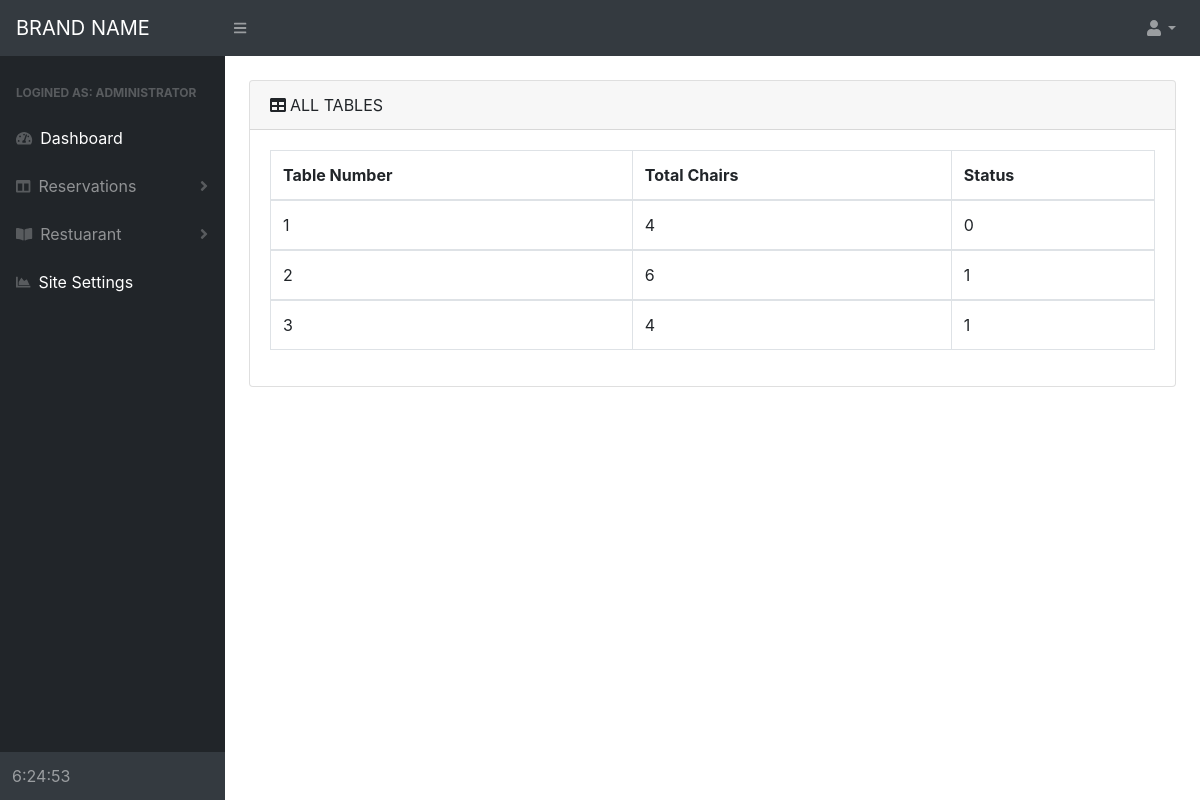
Screenshot of /Admin/all_tables.php with the database file from the repository.
### tables this page shows
CREATE TABLE `tbl_hotspot_coods` (
  `CoodID` int(11) NOT NULL,
  `seat_map_id` int(11) NOT NULL,
  `x1` int(11) NOT NULL,
  `y1` int(11) NOT NULL,
  `x2` int(11) NOT NULL,
  `y2` int(11) NOT NULL,
  `x3` int(11) NOT NULL,
  `y3` int(11) NOT NULL,
  `x4` int(11) NOT NULL,
  `y4` int(11) NOT NULL,
  `Total_chairs` int(11) NOT NULL,
  `Status` tinyint(1) NOT NULL
);

### Admin/all_tables.php (the view, shortened to what this page needs)
<?php
require 'Includes/connect.php';
$query      = "SELECT * FROM tbl_hotspot_coods  ";
$execQuery  = mysqli_query($con,$query);
?>
<!DOCTYPE html>
<html lang="en">
    <head>
        <link href="css/styles.css" rel="stylesheet" />
        <link href="https://cdn.datatables.net/1.10.20/css/dataTables.bootstrap4.min.css" rel="stylesheet" />
    </head>
    <body class="sb-nav-fixed"onload="startTime()">
        <nav class="sb-topnav navbar navbar-expand navbar-dark bg-dark">
            <a class="navbar-brand" href="index.php">BRAND NAME</a><button class="btn btn-link btn-sm order-1 order-lg-0" id="sidebarToggle" href="#"><i class="fas fa-bars"></i></button
            >
            <ul class="navbar-nav ml-auto ml-md-0">
                <li class="nav-item dropdown">
                    <a class="nav-link dropdown-toggle" id="userDropdown" href="#" role="button" data-toggle="dropdown" aria-haspopup="true" aria-expanded="false"><i class="fas fa-user fa-fw"></i></a>
                </li>
            </ul>
        </nav>
        <div id="layoutSidenav">
            <div id="layoutSidenav_nav">
                <nav class="sb-sidenav accordion sb-sidenav-dark" id="sidenavAccordion">
                    <div class="sb-sidenav-menu">
                        <div class="nav">
                            <div class="sb-sidenav-menu-heading">Logined As: Administrator</div>
                            <a class="nav-link text-white" href="index.php"><div class="sb-nav-link-icon"><i class="fas fa-tachometer-alt"></i></div> Dashboard</a >
                            <a class="nav-link collapsed" href="#" data-toggle="collapse" data-target="#collapseLayouts" aria-expanded="false" aria-controls="collapseLayouts" ><div class="sb-nav-link-icon"><i class="fas fa-columns"></i></div>
                            Reservations<div class="sb-sidenav-collapse-arrow"><i class="fas fa-angle-down"></i></div></a>
                            <a class="nav-link collapsed" href="#" data-toggle="collapse" data-target="#collapsePages" aria-expanded="false" aria-controls="collapsePages"
                                ><div class="sb-nav-link-icon"><i class="fas fa-book-open"></i></div>
                                Restuarant
                                <div class="sb-sidenav-collapse-arrow"><i class="fas fa-angle-down"></i></div
                            ></a>
                            <a class="nav-link text-white" href="site_settings.php">
                                <div class="sb-nav-link-icon"><i class="fas fa-chart-area"></i></div>
                                Site Settings</a>
                        </div>
                    </div>
                    <div class="sb-sidenav-footer" id="dash_clock">
                    </div>
                </nav>
            </div>
            <div id="layoutSidenav_content">
                <main>
                    <div class="container-fluid">
                        <div class="card mb-4">
                            <div class="card-header"><i class="fas fa-table mr-1"></i>ALL TABLES</div>
                            <div class="card-body">
                                <div class="table-responsive">
                                    <table class="table table-bordered"  width="100%" cellspacing="0">
                                        <thead>
                                            <tr>
                                                <th>Table Number</th>
                                                <th>Total Chairs</th>
                                                <th>Status</th>
                                            </tr>
                                        </thead>
                                        <?php
                                            while ($row = mysqli_fetch_assoc($execQuery)) {
                                        ?>
                                        <tbody>
                                            <tr>
                                                <td><?php echo $row['CoodID']; ?></td>
                                                <td><?php echo $row['Total_chairs']; ?></td>
                                                <td><?php echo $row['Status']; ?></td>
                                            </tr>
                                        </tbody>
                                            <?php };?>
                                    </table>
                                </div>
                            </div>
                        </div>
                    </div>
                </main>
            </div>
        </div>
    </body>
</html>

### rows the page displays
tbl_hotspot_coods: CoodID "1", Total_chairs "4", Status "0"
tbl_hotspot_coods: CoodID "2", Total_chairs "6", Status "1"
tbl_hotspot_coods: CoodID "3", Total_chairs "4", Status "1"
